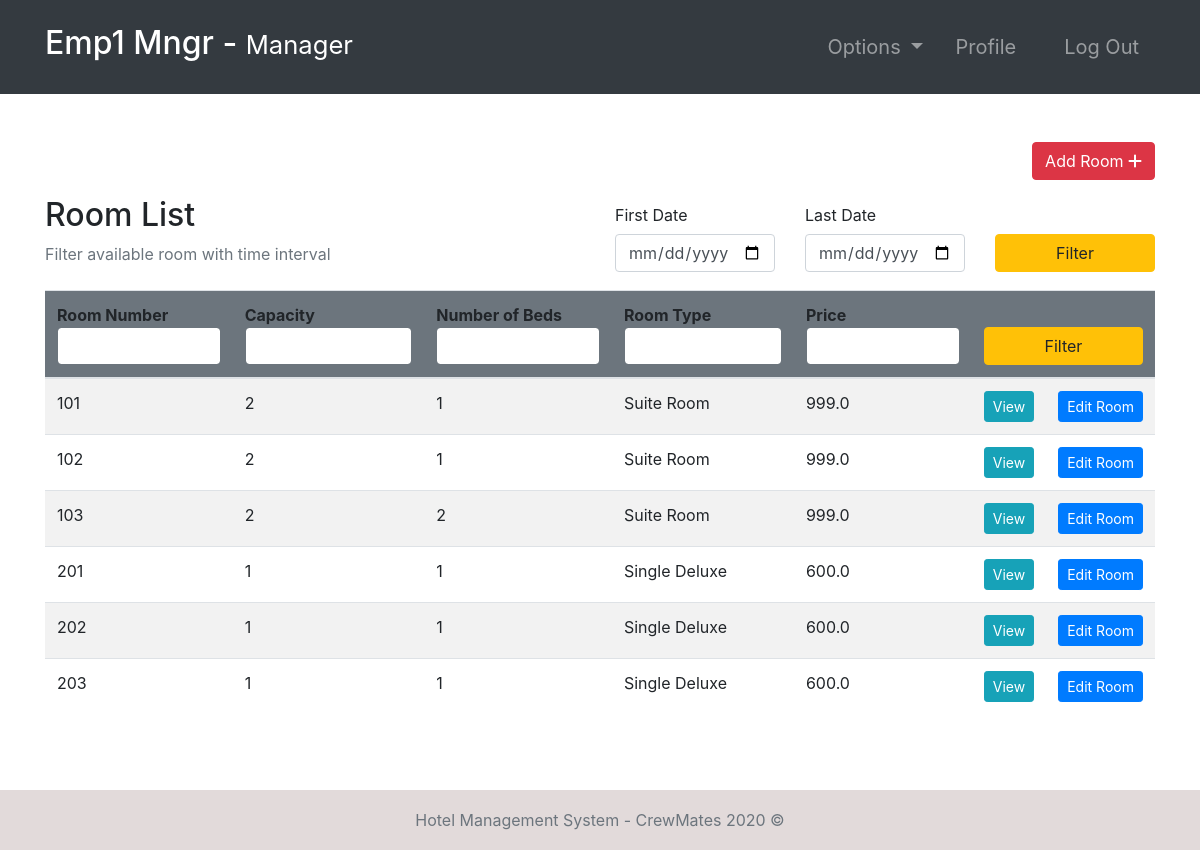
The page /rooms/ (signed in) on the database its author committed.
### room/models.py (models this page shows, shortened)
class Room(models.Model):
    ROOM_TYPES = (
        ('King', 'King'),
        ('Luxury', 'Luxury'),
        ('Normal', 'Normal'),
        ('Economic', 'Economic'),
    )
    number = models.IntegerField(primary_key=True)
    capacity = models.SmallIntegerField()
    numberOfBeds = models.SmallIntegerField()
    roomType = models.CharField(max_length=20, choices=ROOM_TYPES)
    price = models.FloatField()
    statusStartDate = models.DateField(null=True)
    statusEndDate = models.DateField(null=True)

### room/views.py (the view, shortened to what this page needs)
# urls.py: path('rooms/', rooms, name="rooms"),
@ login_required(login_url='login')
def rooms(request):
    role = str(request.user.groups.all()[0])
    path = role + "/"
    rooms = Room.objects.all()
    firstDayStr = None
    lastDateStr = None
    def chech_availability(fd, ed):
        availableRooms = []
        for room in rooms:
            availList = []
            bookingList = Booking.objects.filter(roomNumber=room)
            if room.statusStartDate == None:
                for booking in bookingList:
                    if booking.startDate > ed.date() or booking.endDate < fd.date():
                        availList.append(True)
                    else:
                        availList.append(False)
                if all(availList):
                    availableRooms.append(room)
            else:
                if room.statusStartDate > ed.date() or room.statusEndDate < fd.date():
                    for booking in bookingList:
                        if booking.startDate > ed.date() or booking.endDate < fd.date():
                            availList.append(True)
                        else:
                            availList.append(False)
                        if all(availList):
                            availableRooms.append(room)
        return availableRooms
    context = {
        "role": role,
        'rooms': rooms,
        'fd': firstDayStr,
        'ld': lastDateStr
    }
    return render(request, path + "rooms.html", context)

### Templates/manager/rooms.html
{% extends '../index.html' %}
{% block context %}
{% include '../common_pages/rooms.html' %}
{% endblock %}

### Templates/incs/nav.html (shortened to what this page needs)
<nav class="navbar navbar-dark bg-dark navbar-expand-lg py-3 " role="navigation">
    <div class="container">
        <a href="" class="navbar-brand">
            <h2 class="text-capitalize">
                {{ request.user.first_name }} {{ request.user.last_name }} -
                <small>
                    {{ role }}
                </small>
            </h2>
        </a>
        <div class="collapse navbar-collapse" id="navbarTags">
            <ul class="navbar-nav ml-auto">
                <li class="nav-item dropdown p-2">
                    <a class="nav-link dropdown-toggle" href="#" id="navbarDropdown" role="button"
                        data-toggle="dropdown" aria-haspopup="true" aria-expanded="false">
                        Options
                    </a>
                </li>
                <li class="nav-item mr-3 p-2">
                    {% if role == 'staff' or role == 'receptionist' or role == 'admin' or role == 'manager' %}
                    <a href="{% url 'employee-profile' user.id %}" class="nav-link">Profile</a>
                    {% endif %}
                </li>
                <li class="nav-item p-2 ">
                    <a href="{% url 'logout' %}" class="nav-link">Log Out</a>
                </li>
            </ul>
        </div>
    </div>
</nav>

### Templates/common_pages/rooms.html (shortened to what this page needs)
<div class="container py-5 clearfix">
    <div class="clearfix">
        {% if role == "manager" or role == "admin" %}
        <a href="{% url 'add-room' %}" class="btn btn-danger rounded float-right">Add Room <i
                class="fas fa-plus"></i></a>
        {% endif %}
    </div>
    <div class="table-header row mt-3 clearfix">
        <div class="col-sm-12 col-md-12 col-lg-6 mb-4">
            <h2>Room List</h2>
            <span class="text-muted">Filter available room with time interval</span>
        </div>
        <div class="col-sm-12 col-md-12 col-lg-6">
            <form action="" method="POST">
                <div class="row">
                    <div class="form-group col-4">
                        <label for="example-date-input" class="col-form-label">First Date</label>
                        <div class="">
                            <input class="form-control" type="date" name="fd" value="{{fd}}" id="example-date-input">
                        </div>
                    </div>
                    <div class="form-group col-4">
                        <label for="example-date-input" class="col-form-label">Last Date</label>
                        <div class="">
                            <input class="form-control" type="date" name="ld" value="{{ld}}" id="example-date-input">
                        </div>
                    </div>
                    <div class="col-4" style="margin-top:38px;">
                        <button type="submit" name="dateFilter" class="btn btn-warning w-100">Filter</button>
                    </div>
                </div>
            </form>
        </div>
    </div>
    <table class="table table-hover table-striped">
        <thead class="bg-secondary rounded">
            <tr>
                <form action="" method="POST">
                    <th>Room Number<input type="number" name="number" value="{{number}}"
                            class="form-control border border-secondary"></th>
                    <th>Capacity<input type="number" name="capacity" value="{{capacity}}"
                            class="form-control border border-secondary"></th>
                    <th>Number of Beds<input type="number" name="nob" value="{{nob}}"
                            class="form-control border border-secondary"></th>
                    <th>Room Type<input type="text" name="type" value="{{type}}"
                            class="form-control border border-secondary"></th>
                    <th>Price <input type="number" step="0.01" name="price" value="{{price}}"
                            class="form-control border border-secondary"></th>
                    <th colspan="2"><button type="submit" name="filter" class="btn btn-warning w-100">Filter</button>
                    </th>
                </form>
            </tr>
        </thead>
        <tbody>
            {% for room in rooms %}
            <tr>
                <td>{{ room.number }}</td>
                <td>{{ room.capacity }}</td>
                <td>{{ room.numberOfBeds }}</td>
                <td>{{ room.roomType }}</td>
                <td>{{ room.price }}</td>
                {% if role != "guest" %}
                <td> <a href="{% url 'room-profile' room.number %}" class="btn btn-info btn-sm w-100">View</a>
                </td>
                {% if role == 'manager' or role == 'admin' %}<td> <a href="{% url 'room-edit' room.number %}"
                        class="btn btn-sm btn-primary w-100">Edit&nbsp;Room</a></td> {% endif %}
                {% endif %}
            </tr>
            {% endfor %}
        </tbody>
    </table>
</div>

### static/css/main.css (style rules this page uses)
* { margin: 0; padding: 0; -webkit-font-smoothing: antialiased; }
.clearfix { overflow: auto; }
body { position: relative; }
nav .nav-item { font-size: 20px; }

### rows shown on the page
Room: number "101", capacity "2", numberOfBeds "1", roomType "Suite Room", price "999.0"
Room: number "102", capacity "2", numberOfBeds "1", roomType "Suite Room", price "999.0"
Room: number "103", capacity "2", numberOfBeds "2", roomType "Suite Room", price "999.0"
Room: number "201", capacity "1", numberOfBeds "1", roomType "Single Deluxe", price "600.0"
Room: number "202", capacity "1", numberOfBeds "1", roomType "Single Deluxe", price "600.0"
Room: number "203", capacity "1", numberOfBeds "1", roomType "Single Deluxe", price "600.0"

### other values the page prints
{{ request.user.first_name }} "Emp1"
{{ request.user.last_name }} "Mngr"
{{ role }} "Manager"
